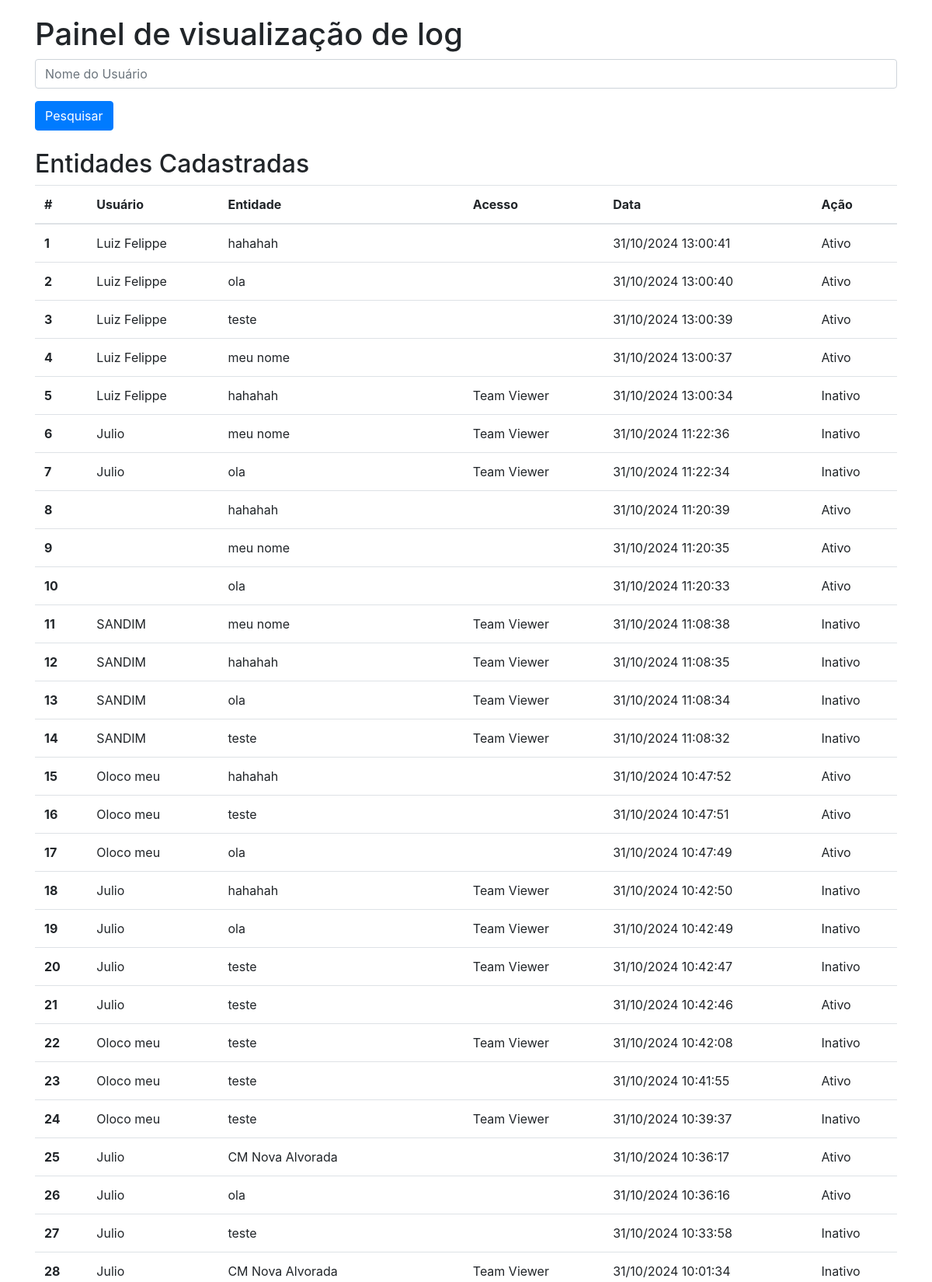
The app's page /log (upper part) with its own data.
### models.py (models this page shows)
class Log(db.Model):
    __tablename__= 'log'
    id = db.Column(db.Integer, primary_key=True)
    usuario = db.Column(db.String(100), nullable=False)
    entidade = db.Column(db.String(100), nullable=False)
    acesso = db.Column(db.String(100))
    data = db.Column(db.DateTime, default=db.func.now())
    ativo = db.Column(db.Boolean, default=True)

### app.py (the view, shortened to what this page needs)
@app.route('/log', methods=['GET', 'POST'])
def log():
    filtro = request.args.get('filtro', '')
    logs = Log.query.filter(
        Log.usuario.like(f'%{filtro}%')
    ).order_by(Log.data.desc()).all()
    for log in logs:
        if log.data:  # Verifique se a data existe para evitar erros
            log.data_formatada = log.data.strftime('%d/%m/%Y %H:%M:%S')
        else:
            log.data_formatada = 'Data não disponível'
    return render_template('log.html', logs=logs)

### templates/log.html (shortened to what this page needs)
<!DOCTYPE html>
<html lang="pt-br">
<head>
    <link rel="stylesheet" href="{{ url_for('static', filename='styles.css') }}">
    <link rel="stylesheet" href="https://stackpath.bootstrapcdn.com/bootstrap/4.5.2/css/bootstrap.min.css">
</head>
<body>
    <div class="container">
        <h1>Painel de visualização de log</h1>
        <form method="GET" action="{{ url_for('log') }}" class="mb-4">
            <div class="form-group">
                <input type="text" name="filtro" class="form-control" placeholder="Nome do Usuário" value="{{ request.args.get('filtro', '') }}">
            </div>
            <button type="submit" class="btn btn-primary">Pesquisar</button>
        </form>
        <h2>Entidades Cadastradas</h2>
        <table class="table">
            <thead>
                <tr>
                    <th scope="col">#</th>
                    <th scope="col">Usuário</th>
                    <th scope="col">Entidade</th>
                    <th scope="col">Acesso</th>
                    <th scope="col">Data</th>
                    <th scope="col">Ação</th>
                </tr>
            </thead>
            <tbody>
                {% for log in logs %}
                    <tr>
                        <th scope="row">{{ loop.index }}</th>
                        <td>{{ log.usuario }}</td>
                        <td>{{ log.entidade }}</td>
                        <td>{{ log.acesso }}</td>
                        <td>{{ log.data_formatada }}</td>
                        <td>{% if log.ativo %}Ativo{% else %}Inativo{% endif %}</td>
                    </tr>
                {% endfor %}
            </tbody>
        </table>
    </div>
</body>
</html>

### static/styles.css (style rules this page uses)
.container { margin-top: 20px; }

### records on screen
Log: usuario "Luiz Felippe", entidade "hahahah", data_formatada "31/10/2024 13:00:41", ativo "Ativo"
Log: usuario "Luiz Felippe", entidade "ola", data_formatada "31/10/2024 13:00:40", ativo "Ativo"
Log: usuario "Luiz Felippe", entidade "teste", data_formatada "31/10/2024 13:00:39", ativo "Ativo"
Log: usuario "Luiz Felippe", entidade "meu nome", data_formatada "31/10/2024 13:00:37", ativo "Ativo"
Log: usuario "Luiz Felippe", entidade "hahahah", acesso "Team Viewer", data_formatada "31/10/2024 13:00:34", ativo "Inativo"
Log: usuario "Julio", entidade "meu nome", acesso "Team Viewer", data_formatada "31/10/2024 11:22:36", ativo "Inativo"
Log: usuario "Julio", entidade "ola", acesso "Team Viewer", data_formatada "31/10/2024 11:22:34", ativo "Inativo"
Log: entidade "hahahah", data_formatada "31/10/2024 11:20:39", ativo "Ativo"
Log: entidade "meu nome", data_formatada "31/10/2024 11:20:35", ativo "Ativo"
Log: entidade "ola", data_formatada "31/10/2024 11:20:33", ativo "Ativo"
Log: usuario "SANDIM", entidade "meu nome", acesso "Team Viewer", data_formatada "31/10/2024 11:08:38", ativo "Inativo"
Log: usuario "SANDIM", entidade "hahahah", acesso "Team Viewer", data_formatada "31/10/2024 11:08:35", ativo "Inativo"
Log: usuario "SANDIM", entidade "ola", acesso "Team Viewer", data_formatada "31/10/2024 11:08:34", ativo "Inativo"
Log: usuario "SANDIM", entidade "teste", acesso "Team Viewer", data_formatada "31/10/2024 11:08:32", ativo "Inativo"
Log: usuario "Oloco meu", entidade "hahahah", data_formatada "31/10/2024 10:47:52", ativo "Ativo"
Log: usuario "Oloco meu", entidade "teste", data_formatada "31/10/2024 10:47:51", ativo "Ativo"
Log: usuario "Oloco meu", entidade "ola", data_formatada "31/10/2024 10:47:49", ativo "Ativo"
Log: usuario "Julio", entidade "hahahah", acesso "Team Viewer", data_formatada "31/10/2024 10:42:50", ativo "Inativo"
Log: usuario "Julio", entidade "ola", acesso "Team Viewer", data_formatada "31/10/2024 10:42:49", ativo "Inativo"
Log: usuario "Julio", entidade "teste", acesso "Team Viewer", data_formatada "31/10/2024 10:42:47", ativo "Inativo"
Log: usuario "Julio", entidade "teste", data_formatada "31/10/2024 10:42:46", ativo "Ativo"
Log: usuario "Oloco meu", entidade "teste", acesso "Team Viewer", data_formatada "31/10/2024 10:42:08", ativo "Inativo"
Log: usuario "Oloco meu", entidade "teste", data_formatada "31/10/2024 10:41:55", ativo "Ativo"
Log: usuario "Oloco meu", entidade "teste", acesso "Team Viewer", data_formatada "31/10/2024 10:39:37", ativo "Inativo"
Log: usuario "Julio", entidade "CM Nova Alvorada", data_formatada "31/10/2024 10:36:17", ativo "Ativo"
Log: usuario "Julio", entidade "ola", data_formatada "31/10/2024 10:36:16", ativo "Ativo"
Log: usuario "Julio", entidade "teste", data_formatada "31/10/2024 10:33:58", ativo "Inativo"
Log: usuario "Julio", entidade "CM Nova Alvorada", acesso "Team Viewer", data_formatada "31/10/2024 10:01:34", ativo "Inativo"
